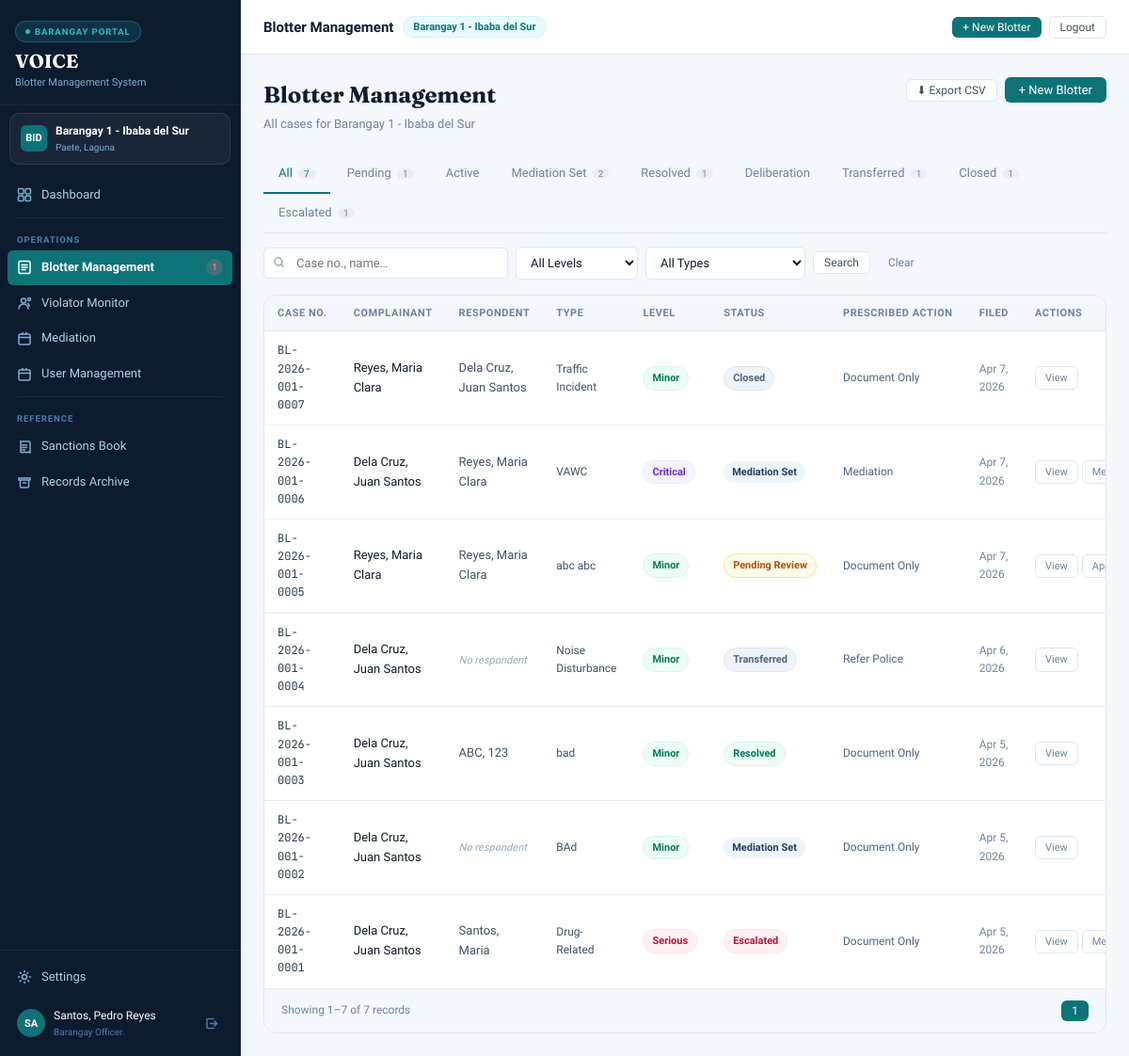
The app's page /barangay-portal/index.php?page=blotter-management (signed in) with its own data.
### tables this page shows
CREATE TABLE `barangays` (
  `id` int(10) UNSIGNED NOT NULL,
  `name` varchar(120) NOT NULL,
  `municipality` varchar(120) NOT NULL,
  `province` varchar(120) DEFAULT NULL,
  `psgc_code` varchar(20) DEFAULT NULL,
  `contact_no` varchar(20) DEFAULT NULL,
  `email` varchar(120) DEFAULT NULL,
  `address` text DEFAULT NULL,
  `captain_name` varchar(120) DEFAULT NULL,
  `is_active` tinyint(1) NOT NULL DEFAULT 1,
  `created_at` datetime NOT NULL DEFAULT current_timestamp(),
  `updated_at` datetime NOT NULL DEFAULT current_timestamp() ON UPDATE current_timestamp()
);

CREATE TABLE `blotters` (
  `id` int(10) UNSIGNED NOT NULL,
  `case_number` varchar(30) NOT NULL,
  `barangay_id` int(10) UNSIGNED NOT NULL,
  `complainant_user_id` int(10) UNSIGNED DEFAULT NULL,
  `respondent_user_id` int(10) UNSIGNED DEFAULT NULL,
  `complainant_name` varchar(200) NOT NULL,
  `complainant_contact` varchar(20) DEFAULT NULL,
  `complainant_address` text DEFAULT NULL,
  `respondent_name` varchar(200) NOT NULL DEFAULT 'Unknown',
  `respondent_contact` varchar(20) DEFAULT NULL,
  `respondent_address` text DEFAULT NULL,
  `incident_type` varchar(100) NOT NULL,
  `violation_level` enum('minor','moderate','serious','critical') NOT NULL,
  `incident_date` date NOT NULL,
  `incident_time` time DEFAULT NULL,
  `incident_location` text DEFAULT NULL,
  `incident_lat` decimal(10,7) DEFAULT NULL,
  `incident_lng` decimal(10,7) DEFAULT NULL,
  `narrative` text DEFAULT NULL,
  `prescribed_action` enum('document_only','mediation','refer_barangay','refer_police','refer_vawc','escalate_municipality','pending') NOT NULL DEFAULT 'pending',
  `status` enum('pending_review','active','mediation_set','escalated','resolved','closed','transferred','dismissed','cfa_issued','repudiated') NOT NULL DEFAULT 'pending_review',
  `assigned_officer_id` int(10) UNSIGNED DEFAULT NULL,
  `filed_by_user_id` int(10) UNSIGNED DEFAULT NULL,
  `remarks` text DEFAULT NULL,
  `complainant_missed` tinyint(3) UNSIGNED NOT NULL DEFAULT 0 COMMENT 'How many mediation sessions complainant missed',
  `respondent_missed` tinyint(3) UNSIGNED NOT NULL DEFAULT 0 COMMENT 'How many mediation sessions respondent missed',
  `created_at` datetime NOT NULL DEFAULT current_timestamp(),
  `updated_at` datetime NOT NULL DEFAULT current_timestamp() ON UPDATE current_timestamp()
);

### connection/connect.php (called while the page is built, shortened)
<?php
function currentUser(): array {
    return [
        'id'         => $_SESSION['user_id']   ?? null,
        'name'       => $_SESSION['user_name'] ?? null,
        'role'       => $_SESSION['user_role'] ?? null,
        'barangay_id'=> $_SESSION['barangay_id'] ?? null,
    ];
}
function e(string $str): string {
    return htmlspecialchars($str, ENT_QUOTES, 'UTF-8');
}

### barangay-portal/pages/blotter-management.php (the view, shortened to what this page needs)
<?php
$bid = (int)$user['barangay_id'];
$f_status = $_GET['status'] ?? '';
$f_search = $_GET['search'] ?? '';
$pg       = max(1, (int)($_GET['pg'] ?? 1));
$per_page = 15;
$offset   = ($pg - 1) * $per_page;
$where = ["barangay_id = $bid"]; $params = [];
$ws = 'WHERE ' . implode(' AND ', $where);
$blotters = []; $total = 0;
try {
    $c = $pdo->prepare("SELECT COUNT(*) FROM blotters $ws");
    $c->execute($params); $total = (int)$c->fetchColumn();
    $s = $pdo->prepare("SELECT * FROM blotters $ws ORDER BY created_at DESC LIMIT ? OFFSET ?");
    $s->execute(array_merge($params, [$per_page, $offset]));
    $blotters = $s->fetchAll();
} catch (PDOException $e) {}
$total_pages = max(1, (int)ceil($total / $per_page));
$tab_counts = [];
try {
    $rows = $pdo->query("SELECT status, COUNT(*) c FROM blotters WHERE barangay_id=$bid GROUP BY status")->fetchAll();
    foreach ($rows as $r) $tab_counts[$r['status']] = (int)$r['c'];
} catch (PDOException $e) {}
$tab_counts['all'] = array_sum($tab_counts);
function bq(array $o = []): string {
    $base = array_filter(['page'=>'blotter-management','status'=>$_GET['status']??'','level'=>$_GET['level']??'','type'=>$_GET['type']??'','search'=>$_GET['search']??''], fn($v)=>$v!=='');
    return '?' . http_build_query(array_merge($base, $o));
}
$lm = ['minor'=>'ch-emerald','moderate'=>'ch-amber','serious'=>'ch-rose','critical'=>'ch-violet'];
$sm = ['pending_review'=>'ch-amber','active'=>'ch-teal','mediation_set'=>'ch-navy','resolved'=>'ch-emerald','closed'=>'ch-slate','escalated'=>'ch-rose','transferred'=>'ch-slate'];
?>
<div class="page-hdr">
  <div class="page-hdr-left">
    <h2>Blotter Management</h2>
    <p>All cases for <?= e($bgy['name']) ?></p>
  </div>
  <div class="page-hdr-actions">
    <button class="btn btn-outline btn-sm" onclick="exportCSV()">⬇ Export CSV</button>
    <button class="btn btn-primary" onclick="openModal('modal-new-blotter')">+ New Blotter</button>
  </div>
</div>
<div class="tab-bar" style="margin-bottom:0;border-bottom:none">
  <?php
  $tabs = [''=>'All','pending_review'=>'Pending','active'=>'Active','mediation_set'=>'Mediation Set','resolved'=>'Resolved','deliberation'=>'Deliberation','transferred'=>'Transferred','closed'=>'Closed','escalated'=>'Escalated'];
  foreach ($tabs as $val => $lbl):
    $cnt = $val === '' ? ($tab_counts['all']??0) : ($tab_counts[$val]??0);
  ?>
  <a class="tab-item <?= $f_status===$val?'active':'' ?>" href="<?= bq(['status'=>$val,'pg'=>1]) ?>">
    <?= $lbl ?><?php if ($cnt): ?> <span style="font-size:10px;background:var(--surface-2);padding:0 6px;border-radius:10px;margin-left:3px"><?= $cnt ?></span><?php endif; ?>
  </a>
  <?php endforeach; ?>
</div>
<div style="height:1px;background:var(--ink-100);margin-bottom:14px"></div>
<form method="GET" class="filter-bar">
  <div class="inp-icon" style="flex:1;max-width:260px">
    <input type="search" name="search" placeholder="Case no., name…" value="<?= e($f_search) ?>">
  </div>
  <select name="level" onchange="this.form.submit()">
    <option value="">All Levels</option>
  </select>
  <select name="type" onchange="this.form.submit()">
    <option value="">All Types</option>
  </select>
  <button type="submit" class="btn btn-outline btn-sm">Search</button>
  <a href="?page=blotter-management" class="btn btn-ghost btn-sm">Clear</a>
</form>
<div class="card">
  <div class="tbl-wrap">
    <table>
      <thead>
        <tr><th>Case No.</th><th>Complainant</th><th>Respondent</th><th>Type</th><th>Level</th><th>Status</th><th>Prescribed Action</th><th>Filed</th><th>Actions</th></tr>
      </thead>
      <tbody>
      <?php if (empty($blotters)): ?>
        <tr><td colspan="9"><div class="empty-state"><div class="es-icon">📋</div><div class="es-title">No blotters found</div><div class="es-sub">Adjust your filters or file a new blotter</div></div></td></tr>
      <?php else: foreach ($blotters as $b):
        $has_respondent = !empty(trim($b['respondent_name'] ?? ''));
        $is_terminal    = in_array($b['status'], ['resolved','closed','transferred']);
      ?>
        <tr>
          <td class="td-mono"><?= e($b['case_number']) ?></td>
          <td class="td-main"><?= e($b['complainant_name']) ?></td>
          <td><?= $has_respondent ? e($b['respondent_name']) : '<span style="color:var(--ink-300);font-style:italic;font-size:11px">No respondent</span>' ?></td>
          <td style="font-size:12px"><?= e($b['incident_type']) ?></td>
          <td><span class="chip <?= $lm[$b['violation_level']]??'ch-slate' ?>"><?= ucfirst($b['violation_level']) ?></span></td>
          <td><span class="chip <?= $sm[$b['status']]??'ch-slate' ?>"><?= ucwords(str_replace('_',' ',$b['status'])) ?></span></td>
          <td style="font-size:12px;color:var(--ink-500)"><?= e(ucwords(str_replace('_',' ',$b['prescribed_action']??''))) ?: '—' ?></td>
          <td style="font-size:12px;color:var(--ink-400)"><?= date('M j, Y', strtotime($b['created_at'])) ?></td>
          <td>
            <div style="display:flex;gap:4px">
              <button class="act-btn" onclick="viewBlotter(<?= $b['id'] ?>)">View</button>
              <?php if ($b['status']==='pending_review'): ?>
                <button class="act-btn green" onclick="quickApprove(<?= $b['id'] ?>)">Approve</button>
              <?php endif; ?>
              <?php if (!$is_terminal && $has_respondent): ?>
                <button class="act-btn" onclick="openScheduleMed(<?= $b['id'] ?>,'<?= e(addslashes($b['case_number'])) ?>')">Mediation</button>
              <?php endif; ?>
            </div>
          </td>
        </tr>
      <?php endforeach; endif; ?>
      </tbody>
    </table>
  </div>
  <div class="card-foot">
    <div class="pager">
      <span class="pager-info">Showing <?= min($offset+1,$total) ?>–<?= min($offset+$per_page,$total) ?> of <?= $total ?> records</span>
      <div class="pager-btns">
        <?php for ($i=max(1,$pg-2);$i<=min($total_pages,$pg+2);$i++): ?>
          <a href="<?= bq(['pg'=>$i]) ?>" class="btn <?= $i===$pg?'btn-primary':'btn-outline' ?> btn-sm"><?= $i ?></a>
        <?php endfor; ?>
      </div>
    </div>
  </div>
</div>

### barangay-portal/index.php (shortened to what this page needs)
<?php
require_once '../connection/auth.php';
$user = currentUser();
$allowed = ['dashboard','blotter-management','violator-monitor','mediation','user-management','sanctions-book','records-archive','settings'];
$page    = (isset($_GET['page']) && in_array($_GET['page'], $allowed)) ? $_GET['page'] : 'dashboard';
$titles = [
    'dashboard'          => 'Dashboard',
    'blotter-management' => 'Blotter Management',
    'violator-monitor'   => 'Violator Monitor',
    'mediation'          => 'Mediation',
    'user-management'     => 'User Management',
    'sanctions-book'     => 'Sanctions Book',
    'records-archive'    => 'Records Archive',
    'settings'           => 'Settings',
];
$bid = (int)$user['barangay_id'];
$bgy = ['name' => 'Barangay', 'municipality' => '', 'province' => '', 'captain_name' => '', 'contact_no' => ''];
try {
    $s = $pdo->prepare("SELECT * FROM barangays WHERE id = ? LIMIT 1");
    $s->execute([$bid]);
    $bgy = $s->fetch() ?: $bgy;
} catch (PDOException $e) {}
$pending_count = 0;
try {
    $pending_count = (int)$pdo->query(
        "SELECT COUNT(*) FROM blotters WHERE barangay_id = $bid AND status = 'pending_review'"
    )->fetchColumn();
} catch (PDOException $e) {}
$bgy_init = strtoupper(implode('', array_slice(
    array_map(fn($w) => $w[0],
        array_filter(explode(' ', $bgy['name']), fn($w) => strlen($w) > 2)
    ), 0, 3
)));
?>
<!DOCTYPE html>
<html lang="en">
<head>
  <link rel="stylesheet" href="css/styles.css">
</head>
<body>
<div class="app">
  <aside class="sidebar">
    <div class="sb-brand">
      <div class="sb-pill"><div class="sb-dot"></div><span>Barangay Portal</span></div>
      <div class="sb-name">VOICE</div>
      <div class="sb-sub">Blotter Management System</div>
    </div>
    <div class="bgy-chip">
      <div class="bgy-av"><?= $bgy_init ?></div>
      <div>
        <div class="bgy-nm"><?= e($bgy['name']) ?></div>
        <div class="bgy-loc"><?= e($bgy['municipality']) ?><?= $bgy['province'] ? ', ' . e($bgy['province']) : '' ?></div>
      </div>
    </div>
    <nav>
      <a class="nav-a <?= $page === 'dashboard' ? 'active' : '' ?>" href="?page=dashboard">
        <span class="nav-label">Dashboard</span>
      </a>
      <div class="nav-hr"></div>
      <div class="nav-sec">Operations</div>
      <a class="nav-a <?= $page === 'blotter-management' ? 'active' : '' ?>" href="?page=blotter-management">
        <svg class="nav-icon" viewBox="0 0 16 16" fill="none" stroke="currentColor" stroke-width="1.5" stroke-linecap="round"><rect x="2" y="1.5" width="12" height="13" rx="1.5"/><path d="M5 5.5h6M5 8h6M5 10.5h4"/></svg>
        <span class="nav-label">Blotter Management</span>
        <?php if ($pending_count > 0): ?><span class="nav-badge nb-rose"><?= $pending_count ?></span><?php endif; ?>
      </a>
      <a class="nav-a <?= $page === 'violator-monitor' ? 'active' : '' ?>" href="?page=violator-monitor">
        <svg class="nav-icon" viewBox="0 0 16 16" fill="none" stroke="currentColor" stroke-width="1.5" stroke-linecap="round"><circle cx="7" cy="5.5" r="2.5"/><path d="M2 14c0-3 2.5-5 5-5s5 2.2 5 5"/><circle cx="13" cy="4" r="1.5"/><path d="M11.5 8.5c.8.5 1.5 1.4 1.5 3"/></svg>
        <span class="nav-label">Violator Monitor</span>
      </a>
      <a class="nav-a <?= $page === 'mediation' ? 'active' : '' ?>" href="?page=mediation">
        <svg class="nav-icon" viewBox="0 0 16 16" fill="none" stroke="currentColor" stroke-width="1.5" stroke-linecap="round"><rect x="2" y="3" width="12" height="11" rx="1.5"/><path d="M2 6.5h12M6 3V1.5M10 3V1.5"/></svg>
        <span class="nav-label">Mediation</span>
      </a>
      <a class="nav-a <?= $page === 'user-management' ? 'active' : '' ?>" href="?page=user-management">
        <svg class="nav-icon" viewBox="0 0 16 16" fill="none" stroke="currentColor" stroke-width="1.5" stroke-linecap="round"><rect x="2" y="3" width="12" height="11" rx="1.5"/><path d="M2 6.5h12M6 3V1.5M10 3V1.5"/></svg>
        <span class="nav-label">User Management</span>
      </a>
      <div class="nav-hr"></div>
      <div class="nav-sec">Reference</div>
      <a class="nav-a <?= $page === 'sanctions-book' ? 'active' : '' ?>" href="?page=sanctions-book">
        <svg class="nav-icon" viewBox="0 0 16 16" fill="none" stroke="currentColor" stroke-width="1.5" stroke-linecap="round"><path d="M3 2h10a1 1 0 0 1 1 1v11l-2-1-2 1-2-1-2 1-2-1V3a1 1 0 0 1 1-1z"/><path d="M5.5 6h5M5.5 8.5h5M5.5 11h3"/></svg>
        <span class="nav-label">Sanctions Book</span>
      </a>
      <a class="nav-a <?= $page === 'records-archive' ? 'active' : '' ?>" href="?page=records-archive">
        <svg class="nav-icon" viewBox="0 0 16 16" fill="none" stroke="currentColor" stroke-width="1.5" stroke-linecap="round"><path d="M2 4h12v2H2zM3.5 6v7a1 1 0 0 0 1 1h7a1 1 0 0 0 1-1V6"/><path d="M6.5 9h3"/></svg>
        <span class="nav-label">Records Archive</span>
      </a>
    </nav>
    <div class="sb-foot">
      <a class="nav-a <?= $page === 'settings' ? 'active' : '' ?>" href="?page=settings" style="margin-bottom:6px">
        <svg class="nav-icon" viewBox="0 0 16 16" fill="none" stroke="currentColor" stroke-width="1.5" stroke-linecap="round"><circle cx="8" cy="8" r="2.5"/><path d="M8 1.5v1.3M8 13.2v1.3M1.5 8h1.3M13.2 8h1.3M3.3 3.3l.9.9M11.8 11.8l.9.9M11.8 3.3l-.9.9M4.2 11.8l-.9.9"/></svg>
        <span class="nav-label">Settings</span>
      </a>
      <div class="user-row">
        <div class="user-av"><?= strtoupper(substr($user['name'] ?? 'BG', 0, 2)) ?></div>
        <div>
          <div class="user-nm"><?= e($user['name'] ?? 'Officer') ?></div>
          <div class="user-rl">Barangay Officer</div>
        </div>
        <a href="../connection/logout.php" class="logout-btn" title="Logout">
          <svg width="15" height="15" viewBox="0 0 15 15" fill="none" stroke="currentColor" stroke-width="1.5" stroke-linecap="round"><path d="M5.5 7.5h7M10 5l2.5 2.5L10 10"/><path d="M9 2.5H3a1 1 0 0 0-1 1v8a1 1 0 0 0 1 1h6"/></svg>
        </a>
      </div>
    </div>
  </aside>
  <div class="main">
    <div class="topbar">
      <div class="topbar-left">
        <span class="topbar-title"><?= e($titles[$page]) ?></span>
        <span class="topbar-badge"><?= e($bgy['name']) ?></span>
      </div>
      <div class="topbar-actions">
        <button class="btn btn-primary btn-sm" onclick="openModal('modal-new-blotter')">+ New Blotter</button>
        <a href="../connection/logout.php" class="btn btn-outline btn-sm">Logout</a>
      </div>
    </div>
    <div class="content">
      <?php include "pages/{$page}.php"; ?>
    </div>
  </div>
</div>
</body>
</html>

### records on screen
barangays: name "BID", name "Barangay 1 - Ibaba del Sur", municipality "Paete", province "Laguna"
blotters: case_number "BL-2026-001-0007", complainant_name "Reyes, Maria Clara", respondent_name "Dela Cruz, Juan Santos", incident_type "Traffic Incident", violation_level "Minor", status "Closed", prescribed_action "Document Only", created_at "Apr 7, 2026"
blotters: case_number "BL-2026-001-0006", complainant_name "Dela Cruz, Juan Santos", respondent_name "Reyes, Maria Clara", incident_type "VAWC", violation_level "Critical", status "Mediation Set", prescribed_action "Mediation", created_at "Apr 7, 2026"
blotters: case_number "BL-2026-001-0005", complainant_name "Reyes, Maria Clara", respondent_name "Reyes, Maria Clara", incident_type "abc abc", violation_level "Minor", status "Pending Review", prescribed_action "Document Only", created_at "Apr 7, 2026"
blotters: case_number "BL-2026-001-0004", complainant_name "Dela Cruz, Juan Santos", respondent_name "No respondent", incident_type "Noise Disturbance", violation_level "Minor", status "Transferred", prescribed_action "Refer Police", created_at "Apr 6, 2026"
blotters: case_number "BL-2026-001-0003", complainant_name "Dela Cruz, Juan Santos", respondent_name "ABC, 123", incident_type "bad", violation_level "Minor", status "Resolved", prescribed_action "Document Only", created_at "Apr 5, 2026"
blotters: case_number "BL-2026-001-0002", complainant_name "Dela Cruz, Juan Santos", respondent_name "No respondent", incident_type "BAd", violation_level "Minor", status "Mediation Set", prescribed_action "Document Only", created_at "Apr 5, 2026"
blotters: case_number "BL-2026-001-0001", complainant_name "Dela Cruz, Juan Santos", respondent_name "Santos, Maria", incident_type "Drug-Related", violation_level "Serious", status "Escalated", prescribed_action "Document Only", created_at "Apr 5, 2026"

### other values on screen
$pending_count "1"
substr($user['name'] ?? 'BG', 0, 2) "SA"
$user['name'] "Santos, Pedro Reyes"
$titles[$page] "Blotter Management"
$lbl "All"
$cnt "7"
$lbl "Pending"
$cnt "1"
$lbl "Active"
$lbl "Mediation Set"
$cnt "2"
$lbl "Resolved"
$lbl "Deliberation"
$lbl "Transferred"
$lbl "Closed"
